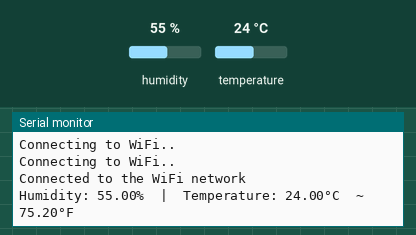
Simulated run of this sketch. Board: ESP32. Shown: the last lines printed to the serial monitor. Inputs (shaded band) come from the test bench; at power-on: humidity 55 %, temperature 24 °C. WiFi joins after 1.5 s; servers stay silent unless stated; uploads are accepted with an empty reply.

Above: at 7.2 s.
7.3 s: humidity set to 22 %
At 8.23 s:
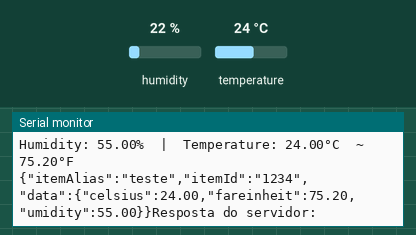
11.8 s: temperature set to 12 °C
At 13.9 s:
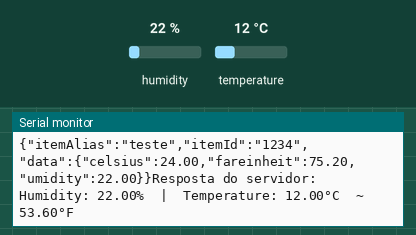
14.7 s: humidity set to 40 %
At 16.5 s:
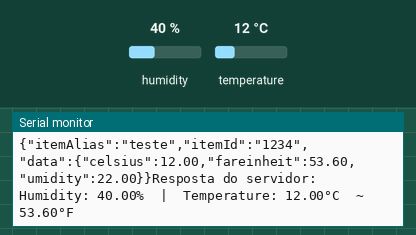
Timing chart, 0 to 18.0 s (numbered marks = the images above; inputs shaded):
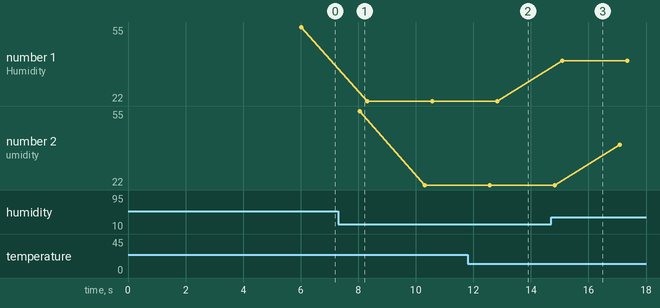

Measured:
- after the input at 11.8 s, the serial monitor: prints a new line after 1.0 s (image 2)
- after the input at 14.7 s, the serial monitor: prints a new line after 0.38 s (image 3)
- plotted number 1: 55 → 22 after the input at 7.3 s, 22 → 40 after the input at 14.7 s
- plotted number 2: 22 → 40 after the input at 14.7 s

The sketch:

ESP-MONITORING.ino
```cpp
#include <DHT.h>
#include <WiFi.h>
#include <HTTPClient.h>
#define DHT_SENSOR_PIN  21 // ESP32 pin GIOP21 connected to DHT11 sensor
#define DHT_SENSOR_TYPE DHT11


DHT dht_sensor(DHT_SENSOR_PIN, DHT_SENSOR_TYPE);

const char* ssid = "Visitantes";
const char* password =  "";
void setup() {
  Serial.begin(9600);
  dht_sensor.begin(); // initialize the DHT sensor
  delay(4000);

  WiFi.begin(ssid, password);

  while (WiFi.status() != WL_CONNECTED) { //Check for the connection
    delay(1000);
    Serial.println("Connecting to WiFi..");
  }

  Serial.println("Connected to the WiFi network");
}

void loop() {
  if(WiFi.status()== WL_CONNECTED){
    float humi  = dht_sensor.readHumidity();
    float tempC = dht_sensor.readTemperature();
    float tempF = dht_sensor.readTemperature(true);

    if ( isnan(tempC) || isnan(tempF) || isnan(humi)) {
      Serial.println("Failed to read from DHT sensor!");
    } else {
      Serial.print("Humidity: ");
      Serial.print(humi);
      Serial.print("%");

      Serial.print("  |  ");

      Serial.print("Temperature: ");
      Serial.print(tempC);
      Serial.print("°C  ~  ");
      Serial.print(tempF);
      Serial.println("°F");
      delay(2000);

      String strTempC = String(tempC, 2);
      String strTempF = String(tempF, 2);
      String strHumi = String(humi, 2);

      HTTPClient http;

      // Configurar a URL do servidor e o caminho do endpoint
      http.begin("http://localhost:4000/logs");

      // Configurar o cabeçalho do tipo de conteúdo
      http.addHeader("Content-Type", "application/json");

      // Configurar o corpo da requisição POST
      String requestBody = "{\"itemAlias\":\"teste\",\"itemId\":\"1234\",\"data\":{\"celsius\":"+strTempC+",\"fareinheit\":"+strTempF+",\"umidity\":"+strHumi+"}}";

      // Enviar a requisição POST
      Serial.print(requestBody);

      int httpResponseCode = http.POST(requestBody);

      if (httpResponseCode > 0) {
        String response = http.getString();
        Serial.println("Resposta do servidor:");
        Serial.println(response);
      } else {
        Serial.print("Erro na requisição. Código de erro: ");
        Serial.println(httpResponseCode);
      }

      http.end();
    }
  } else {
    Serial.println("Error in WiFi connection");
  }
}
```
